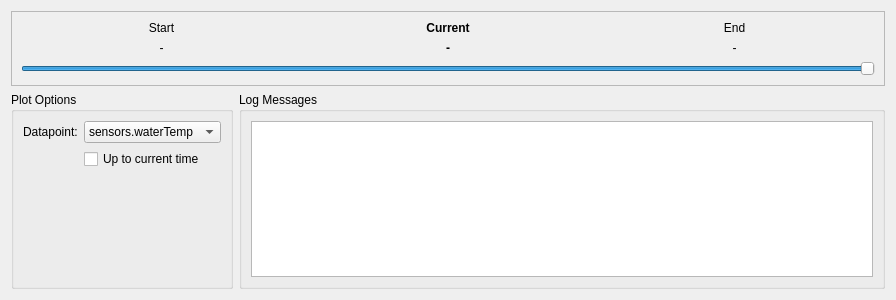
<?xml version="1.0" encoding="UTF-8"?>
<ui version="4.0">
 <class>LogTimelineWidget</class>
 <widget class="QWidget" name="LogTimelineWidget">
  <property name="geometry">
   <rect>
    <x>0</x>
    <y>0</y>
    <width>896</width>
    <height>300</height>
   </rect>
  </property>
  <property name="windowTitle">
   <string>Form</string>
  </property>
  <layout class="QGridLayout" name="gridLayout_2">
   <item row="0" column="0" colspan="2">
    <widget class="QFrame" name="frame">
     <property name="frameShape">
      <enum>QFrame::StyledPanel</enum>
     </property>
     <property name="frameShadow">
      <enum>QFrame::Raised</enum>
     </property>
     <layout class="QGridLayout" name="gridLayout">
      <item row="1" column="0">
       <widget class="QLabel" name="minTime">
        <property name="text">
         <string>-</string>
        </property>
        <property name="alignment">
         <set>Qt::AlignCenter</set>
        </property>
       </widget>
      </item>
      <item row="1" column="1">
       <widget class="QLabel" name="currTime">
        <property name="font">
         <font>
          <weight>75</weight>
          <bold>true</bold>
         </font>
        </property>
        <property name="text">
         <string>-</string>
        </property>
        <property name="alignment">
         <set>Qt::AlignCenter</set>
        </property>
       </widget>
      </item>
      <item row="1" column="2">
       <widget class="QLabel" name="maxTime">
        <property name="text">
         <string>-</string>
        </property>
        <property name="alignment">
         <set>Qt::AlignCenter</set>
        </property>
       </widget>
      </item>
      <item row="0" column="0">
       <widget class="QLabel" name="label">
        <property name="text">
         <string>Start</string>
        </property>
        <property name="alignment">
         <set>Qt::AlignCenter</set>
        </property>
       </widget>
      </item>
      <item row="0" column="1">
       <widget class="QLabel" name="label_2">
        <property name="font">
         <font>
          <weight>75</weight>
          <bold>true</bold>
         </font>
        </property>
        <property name="text">
         <string>Current</string>
        </property>
        <property name="alignment">
         <set>Qt::AlignCenter</set>
        </property>
       </widget>
      </item>
      <item row="0" column="2">
       <widget class="QLabel" name="label_3">
        <property name="text">
         <string>End</string>
        </property>
        <property name="alignment">
         <set>Qt::AlignCenter</set>
        </property>
       </widget>
      </item>
      <item row="2" column="0" colspan="3">
       <widget class="QSlider" name="timeSlider">
        <property name="maximum">
         <number>10000000</number>
        </property>
        <property name="singleStep">
         <number>100000</number>
        </property>
        <property name="pageStep">
         <number>1000000</number>
        </property>
        <property name="value">
         <number>10000000</number>
        </property>
        <property name="orientation">
         <enum>Qt::Horizontal</enum>
        </property>
       </widget>
      </item>
     </layout>
    </widget>
   </item>
   <item row="1" column="0">
    <widget class="QGroupBox" name="groupBox">
     <property name="title">
      <string>Plot Options</string>
     </property>
     <layout class="QFormLayout" name="formLayout">
      <item row="2" column="1">
       <widget class="QCheckBox" name="checkBox">
        <property name="text">
         <string>Up to current time</string>
        </property>
       </widget>
      </item>
      <item row="1" column="1">
       <widget class="QComboBox" name="datapointCombo">
        <item>
         <property name="text">
          <string>sensors.waterTemp</string>
         </property>
        </item>
        <item>
         <property name="text">
          <string>sensors.waterPH</string>
         </property>
        </item>
        <item>
         <property name="text">
          <string>sensors.turbidity</string>
         </property>
        </item>
        <item>
         <property name="text">
          <string>nav.geoHeading</string>
         </property>
        </item>
       </widget>
      </item>
      <item row="1" column="0">
       <widget class="QLabel" name="label_7">
        <property name="text">
         <string>Datapoint:</string>
        </property>
       </widget>
      </item>
     </layout>
    </widget>
   </item>
   <item row="1" column="1">
    <widget class="QGroupBox" name="groupBox_2">
     <property name="title">
      <string>Log Messages</string>
     </property>
     <layout class="QHBoxLayout" name="horizontalLayout">
      <item>
       <widget class="QPlainTextEdit" name="plainTextEdit"/>
      </item>
     </layout>
    </widget>
   </item>
  </layout>
 </widget>
 <resources/>
 <connections/>
</ui>
